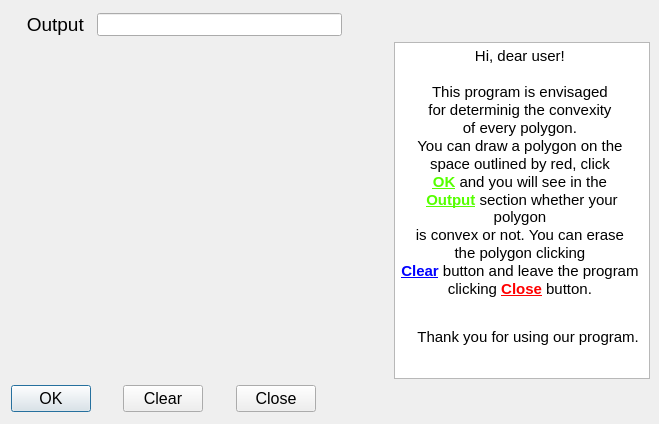
<?xml version="1.0" encoding="UTF-8"?>
<ui version="4.0">
 <class>MainWindow</class>
 <widget class="QDialog" name="MainWindow">
  <property name="geometry">
   <rect>
    <x>0</x>
    <y>0</y>
    <width>659</width>
    <height>424</height>
   </rect>
  </property>
  <property name="windowTitle">
   <string>MainWindow</string>
  </property>
  <widget class="QWidget" name="">
   <property name="geometry">
    <rect>
     <x>0</x>
     <y>2</y>
     <width>661</width>
     <height>421</height>
    </rect>
   </property>
   <layout class="QGridLayout" name="gridLayout">
    <item row="0" column="0">
     <widget class="QLabel" name="label">
      <property name="font">
       <font>
        <pointsize>14</pointsize>
       </font>
      </property>
      <property name="text">
       <string>   Output</string>
      </property>
     </widget>
    </item>
    <item row="0" column="1" colspan="5">
     <widget class="QLineEdit" name="lineEdit">
      <property name="font">
       <font>
        <pointsize>10</pointsize>
       </font>
      </property>
      <property name="alignment">
       <set>Qt::AlignCenter</set>
      </property>
     </widget>
    </item>
    <item row="0" column="6">
     <spacer name="horizontalSpacer">
      <property name="orientation">
       <enum>Qt::Horizontal</enum>
      </property>
      <property name="sizeHint" stdset="0">
       <size>
        <width>40</width>
        <height>20</height>
       </size>
      </property>
     </spacer>
    </item>
    <item row="1" column="0" colspan="7">
     <widget class="MCanvas" name="Canvas_widget" native="true">
      <property name="mouseTracking">
       <bool>true</bool>
      </property>
      <property name="tabletTracking">
       <bool>true</bool>
      </property>
      <property name="focusPolicy">
       <enum>Qt::NoFocus</enum>
      </property>
      <property name="styleSheet">
       <string notr="true"/>
      </property>
     </widget>
    </item>
    <item row="1" column="7">
     <layout class="QVBoxLayout" name="verticalLayout">
      <item>
       <widget class="QTextEdit" name="textEdit">
        <property name="html">
         <string>&lt;!DOCTYPE HTML PUBLIC &quot;-//W3C//DTD HTML 4.0//EN&quot; &quot;http://www.w3.org/TR/REC-html40/strict.dtd&quot;&gt;
&lt;html&gt;&lt;head&gt;&lt;meta name=&quot;qrichtext&quot; content=&quot;1&quot; /&gt;&lt;style type=&quot;text/css&quot;&gt;
p, li { white-space: pre-wrap; }
&lt;/style&gt;&lt;/head&gt;&lt;body style=&quot; font-family:'MS Shell Dlg 2'; font-size:8.25pt; font-weight:400; font-style:normal;&quot;&gt;
&lt;p align=&quot;center&quot; style=&quot; margin-top:0px; margin-bottom:0px; margin-left:0px; margin-right:0px; -qt-block-indent:0; text-indent:0px;&quot;&gt;&lt;span style=&quot; font-size:11pt; color:#000000;&quot;&gt;Hi, dear user!&lt;/span&gt;&lt;span style=&quot; font-family:'MS Shell Dlg 2,serif'; font-size:11pt;&quot;&gt; &lt;/span&gt;&lt;/p&gt;
&lt;p align=&quot;center&quot; style=&quot; margin-top:0px; margin-bottom:0px; margin-left:0px; margin-right:0px; -qt-block-indent:0; text-indent:0px;&quot;&gt;&lt;span style=&quot; font-family:'Times New Roman,serif,serif'; font-size:11pt; color:#000000;&quot;&gt; &lt;/span&gt;&lt;span style=&quot; font-family:'MS Shell Dlg 2,serif'; font-size:11pt;&quot;&gt; &lt;/span&gt;&lt;/p&gt;
&lt;p align=&quot;center&quot; style=&quot; margin-top:0px; margin-bottom:0px; margin-left:0px; margin-right:0px; -qt-block-indent:0; text-indent:0px;&quot;&gt;&lt;span style=&quot; font-size:11pt; color:#000000;&quot;&gt;This program is envisaged&lt;/span&gt;&lt;span style=&quot; font-family:'MS Shell Dlg 2,serif'; font-size:11pt;&quot;&gt; &lt;/span&gt;&lt;/p&gt;
&lt;p align=&quot;center&quot; style=&quot; margin-top:0px; margin-bottom:0px; margin-left:0px; margin-right:0px; -qt-block-indent:0; text-indent:0px;&quot;&gt;&lt;span style=&quot; font-size:11pt; color:#000000;&quot;&gt;for determinig the convexity &lt;/span&gt;&lt;/p&gt;
&lt;p align=&quot;center&quot; style=&quot; margin-top:0px; margin-bottom:0px; margin-left:0px; margin-right:0px; -qt-block-indent:0; text-indent:0px;&quot;&gt;&lt;span style=&quot; font-size:11pt; color:#000000;&quot;&gt;of every polygon. &lt;/span&gt;&lt;/p&gt;
&lt;p align=&quot;center&quot; style=&quot; margin-top:0px; margin-bottom:0px; margin-left:0px; margin-right:0px; -qt-block-indent:0; text-indent:0px;&quot;&gt;&lt;span style=&quot; font-size:11pt; color:#000000;&quot;&gt;You can draw a polygon on the &lt;/span&gt;&lt;/p&gt;
&lt;p align=&quot;center&quot; style=&quot; margin-top:0px; margin-bottom:0px; margin-left:0px; margin-right:0px; -qt-block-indent:0; text-indent:0px;&quot;&gt;&lt;span style=&quot; font-size:11pt; color:#000000;&quot;&gt;space outlined by red, click &lt;/span&gt;&lt;/p&gt;
&lt;p align=&quot;center&quot; style=&quot; margin-top:0px; margin-bottom:0px; margin-left:0px; margin-right:0px; -qt-block-indent:0; text-indent:0px;&quot;&gt;&lt;span style=&quot; font-size:11pt; font-weight:600; text-decoration: underline; color:#55ff00;&quot;&gt;OK&lt;/span&gt;&lt;span style=&quot; font-size:11pt; color:#000000;&quot;&gt; and you will see in the &lt;/span&gt;&lt;/p&gt;
&lt;p align=&quot;center&quot; style=&quot; margin-top:0px; margin-bottom:0px; margin-left:0px; margin-right:0px; -qt-block-indent:0; text-indent:0px;&quot;&gt;&lt;span style=&quot; font-size:11pt; font-weight:600; text-decoration: underline; color:#55ff00;&quot;&gt;Output&lt;/span&gt;&lt;span style=&quot; font-size:11pt; color:#000000;&quot;&gt; section whether your polygon&lt;/span&gt;&lt;span style=&quot; font-family:'MS Shell Dlg 2,serif'; font-size:11pt;&quot;&gt; &lt;/span&gt;&lt;/p&gt;
&lt;p align=&quot;center&quot; style=&quot; margin-top:0px; margin-bottom:0px; margin-left:0px; margin-right:0px; -qt-block-indent:0; text-indent:0px;&quot;&gt;&lt;span style=&quot; font-size:11pt; color:#000000;&quot;&gt;is convex or not. You can erase&lt;/span&gt;&lt;span style=&quot; font-family:'MS Shell Dlg 2,serif'; font-size:11pt;&quot;&gt; &lt;/span&gt;&lt;/p&gt;
&lt;p align=&quot;center&quot; style=&quot; margin-top:0px; margin-bottom:0px; margin-left:0px; margin-right:0px; -qt-block-indent:0; text-indent:0px;&quot;&gt;&lt;span style=&quot; font-size:11pt; color:#000000;&quot;&gt;the polygon clicking&lt;/span&gt;&lt;span style=&quot; font-family:'MS Shell Dlg 2,serif'; font-size:11pt;&quot;&gt; &lt;/span&gt;&lt;/p&gt;
&lt;p align=&quot;center&quot; style=&quot; margin-top:0px; margin-bottom:0px; margin-left:0px; margin-right:0px; -qt-block-indent:0; text-indent:0px;&quot;&gt;&lt;span style=&quot; font-size:11pt; font-weight:600; text-decoration: underline; color:#0000ff;&quot;&gt;Clear&lt;/span&gt;&lt;span style=&quot; font-size:11pt; color:#0000ff;&quot;&gt; &lt;/span&gt;&lt;span style=&quot; font-size:11pt; color:#000000;&quot;&gt;button and leave the program&lt;/span&gt;&lt;span style=&quot; font-family:'MS Shell Dlg 2,serif'; font-size:11pt;&quot;&gt; &lt;/span&gt;&lt;/p&gt;
&lt;p align=&quot;center&quot; style=&quot; margin-top:0px; margin-bottom:0px; margin-left:0px; margin-right:0px; -qt-block-indent:0; text-indent:0px;&quot;&gt;&lt;span style=&quot; font-size:11pt; color:#000000;&quot;&gt;clicking &lt;/span&gt;&lt;span style=&quot; font-size:11pt; font-weight:600; text-decoration: underline; color:#ff0000;&quot;&gt;Close&lt;/span&gt;&lt;span style=&quot; font-size:11pt; color:#000000;&quot;&gt; button. &lt;/span&gt;&lt;/p&gt;
&lt;p align=&quot;center&quot; style=&quot; margin-top:0px; margin-bottom:0px; margin-left:0px; margin-right:0px; -qt-block-indent:0; text-indent:0px;&quot;&gt;&lt;span style=&quot; font-size:11pt; color:#000000;&quot;&gt; &lt;/span&gt;&lt;span style=&quot; font-family:'MS Shell Dlg 2,serif'; font-size:11pt;&quot;&gt; &lt;/span&gt;&lt;/p&gt;
&lt;p align=&quot;center&quot; style=&quot; margin-top:12px; margin-bottom:12px; margin-left:0px; margin-right:0px; -qt-block-indent:0; text-indent:0px;&quot;&gt;&lt;span style=&quot; font-size:11pt; color:#000000;&quot;&gt;    Thank you for using our program.&lt;/span&gt;&lt;span style=&quot; font-size:11pt;&quot;&gt; &lt;/span&gt;&lt;/p&gt;&lt;/body&gt;&lt;/html&gt;</string>
        </property>
       </widget>
      </item>
     </layout>
    </item>
    <item row="2" column="0">
     <widget class="QPushButton" name="OK_button">
      <property name="font">
       <font>
        <pointsize>12</pointsize>
       </font>
      </property>
      <property name="text">
       <string>OK</string>
      </property>
     </widget>
    </item>
    <item row="2" column="1">
     <spacer name="horizontalSpacer_2">
      <property name="orientation">
       <enum>Qt::Horizontal</enum>
      </property>
      <property name="sizeHint" stdset="0">
       <size>
        <width>13</width>
        <height>21</height>
       </size>
      </property>
     </spacer>
    </item>
    <item row="2" column="2">
     <widget class="QPushButton" name="Clear_button">
      <property name="font">
       <font>
        <pointsize>12</pointsize>
       </font>
      </property>
      <property name="text">
       <string>Clear</string>
      </property>
     </widget>
    </item>
    <item row="2" column="3">
     <spacer name="horizontalSpacer_3">
      <property name="orientation">
       <enum>Qt::Horizontal</enum>
      </property>
      <property name="sizeHint" stdset="0">
       <size>
        <width>13</width>
        <height>21</height>
       </size>
      </property>
     </spacer>
    </item>
    <item row="2" column="4">
     <widget class="QPushButton" name="Close_button">
      <property name="font">
       <font>
        <pointsize>12</pointsize>
       </font>
      </property>
      <property name="text">
       <string>Close</string>
      </property>
     </widget>
    </item>
    <item row="2" column="5">
     <spacer name="horizontalSpacer_4">
      <property name="orientation">
       <enum>Qt::Horizontal</enum>
      </property>
      <property name="sizeHint" stdset="0">
       <size>
        <width>13</width>
        <height>21</height>
       </size>
      </property>
     </spacer>
    </item>
   </layout>
  </widget>
 </widget>
 <layoutdefault spacing="6" margin="11"/>
 <customwidgets>
  <customwidget>
   <class>MCanvas</class>
   <extends>QWidget</extends>
   <header location="global">mcanvas.h</header>
   <container>1</container>
  </customwidget>
 </customwidgets>
 <resources/>
 <connections/>
</ui>
